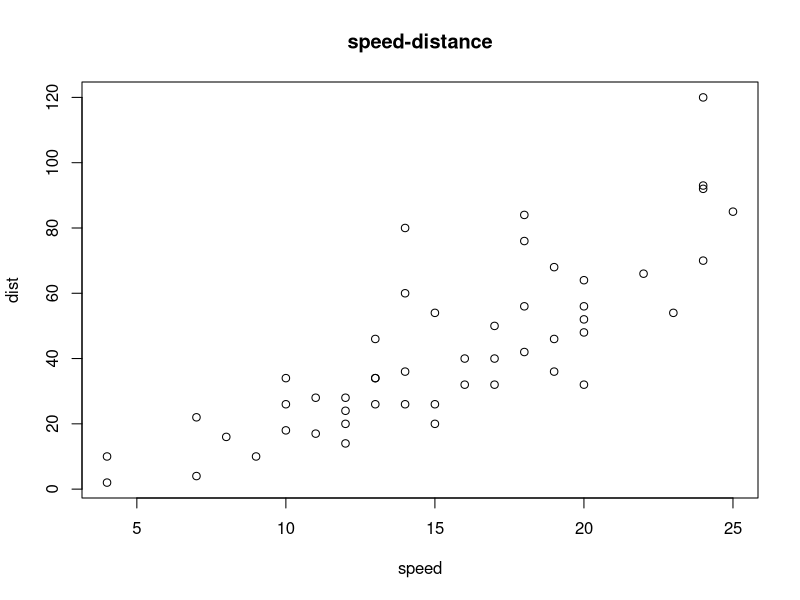
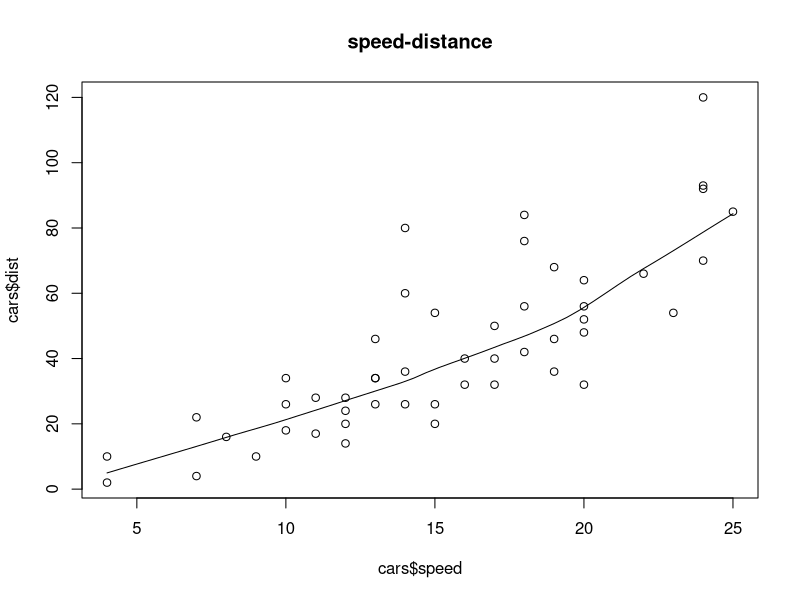
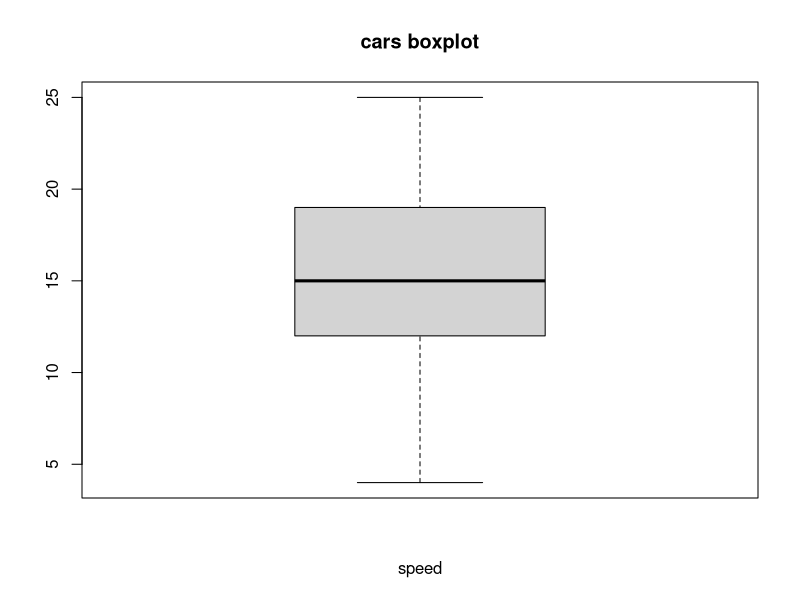
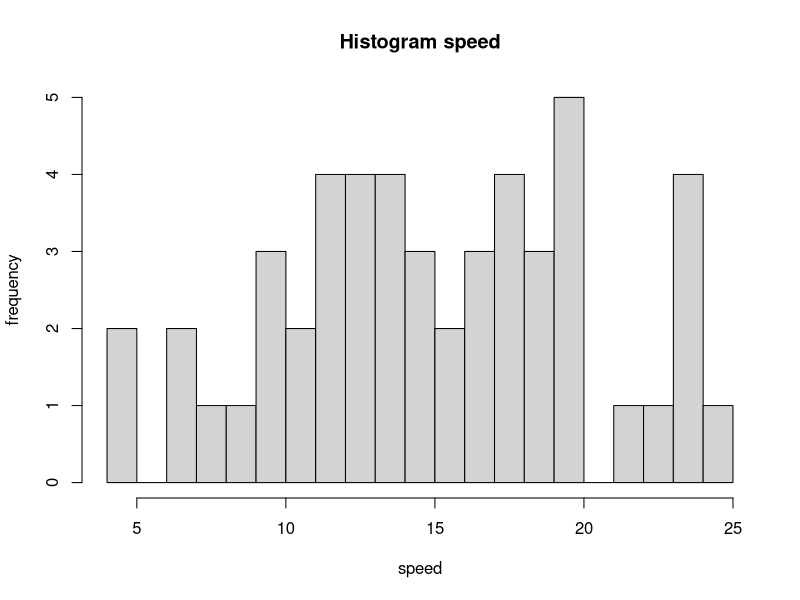
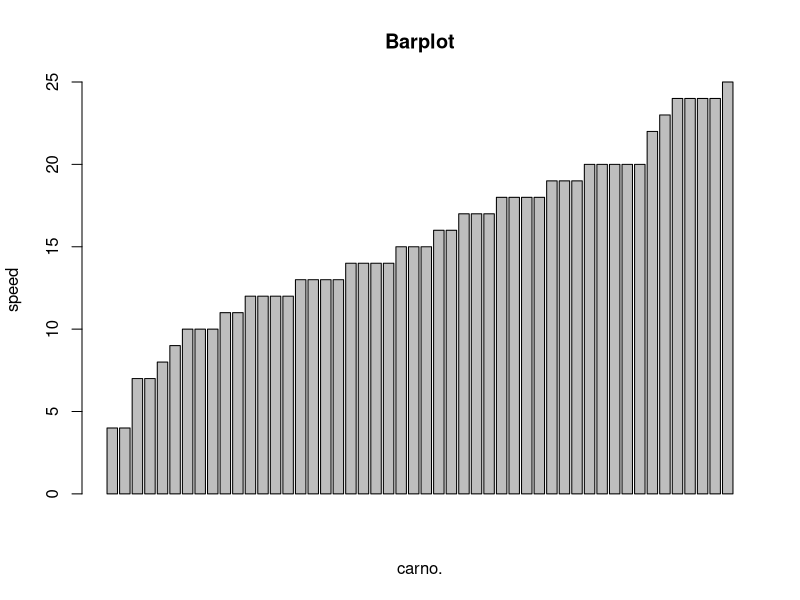

These figures' R source, in order:
getmode<-function(v){
  uniq<-unique(v)
  uniq[which.max(tabulate(match(v,uniq)))]
}
library(ggplot2)
head(cars)
median(cars$speed)
mean(cars$speed)
getmode(cars$speed)
quantile(cars$speed)
v<-sd(cars$speed)
v**2
plot(cars$speed,cars$dist,xlab="speed",ylab="dist",main="speed-distance")
scatter.smooth(cars$speed,cars$dist,main="speed-distance")
boxplot(cars$speed,data=cars,xlab="speed",main="cars boxplot")
hist(cars$speed,xlab="speed",ylab="frequency",breaks=15,main="Histogram speed")
barplot(cars$speed,ylab="speed",main="Barplot",xlab="carno.")
cars
